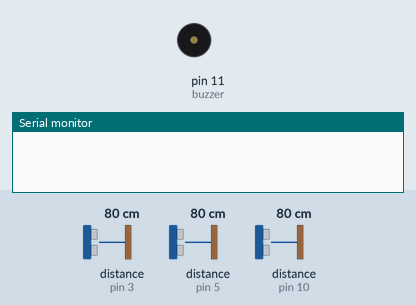
Simulated run of this sketch. Board: Arduino Uno, built with avr-gcc and run on an emulated ATmega328P. On the bench: buzzer (waves = sounding, pin HIGH), the last lines printed to the serial monitor. Wiring (inferred from the names in the program): 3 × ultrasonic range finder: trigger pin 2, echo pin 3 / trigger pin 4, echo pin 5 / trigger pin 9, echo pin 10. The inputs (shaded band) are chosen by the test bench; at power-on: distance to the obstacle (sensors on pin 3, pin 5, pin 10) 80 cm. The echo pulse lasts 58.3 µs per cm; pins used as bus, display or sensor lines are not drawn.

Above: at 0.1 s.
At 2.1 s:
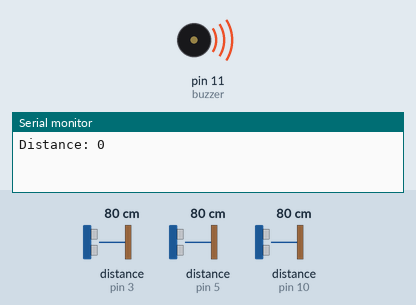
Timing chart, 0 to 3.6 s (numbered marks = the images above):
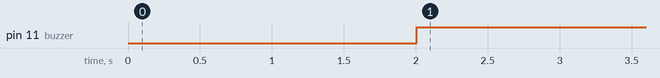

Measured:
- by itself, pin 11 (buzzer): LOW → HIGH at 2.0 s

The sketch:

Smartcane.ino
```cpp
const int trigPin1 = 9;
const int echoPin1 = 10;
const int trigPin2 = 2;
const int echoPin2 = 3;
const int trigPin3 = 4;
const int echoPin3 = 5;

const int buzzer = 11;


long duration;
int distance;
int safetyDistance;


void setup() {
pinMode(trigPin1, OUTPUT);
pinMode(echoPin1, INPUT);
pinMode(trigPin2, OUTPUT);
pinMode(echoPin2, INPUT);
pinMode(trigPin3, OUTPUT);
pinMode(echoPin3, INPUT);
pinMode(buzzer, OUTPUT);

Serial.begin(9600);

}


void loop() {

digitalWrite(trigPin1, LOW);
digitalWrite(trigPin2, LOW);
digitalWrite(trigPin3, LOW);

delayMicroseconds(2);


digitalWrite(trigPin1, HIGH);
digitalWrite(trigPin2, HIGH);
digitalWrite(trigPin3, HIGH);
delayMicroseconds(10);
digitalWrite(trigPin1, LOW);
digitalWrite(trigPin2, LOW);
digitalWrite(trigPin3, LOW);


duration = pulseIn(echoPin1, HIGH);
duration = pulseIn(echoPin2, HIGH);
duration = pulseIn(echoPin3, HIGH);

distance= duration*0.034/2;

safetyDistance = distance;
if (safetyDistance <= 20)
{
  digitalWrite(buzzer, HIGH);
}
else{
  digitalWrite(buzzer, LOW);

}

Serial.print("Distance: ");
Serial.println(distance);
}
```
